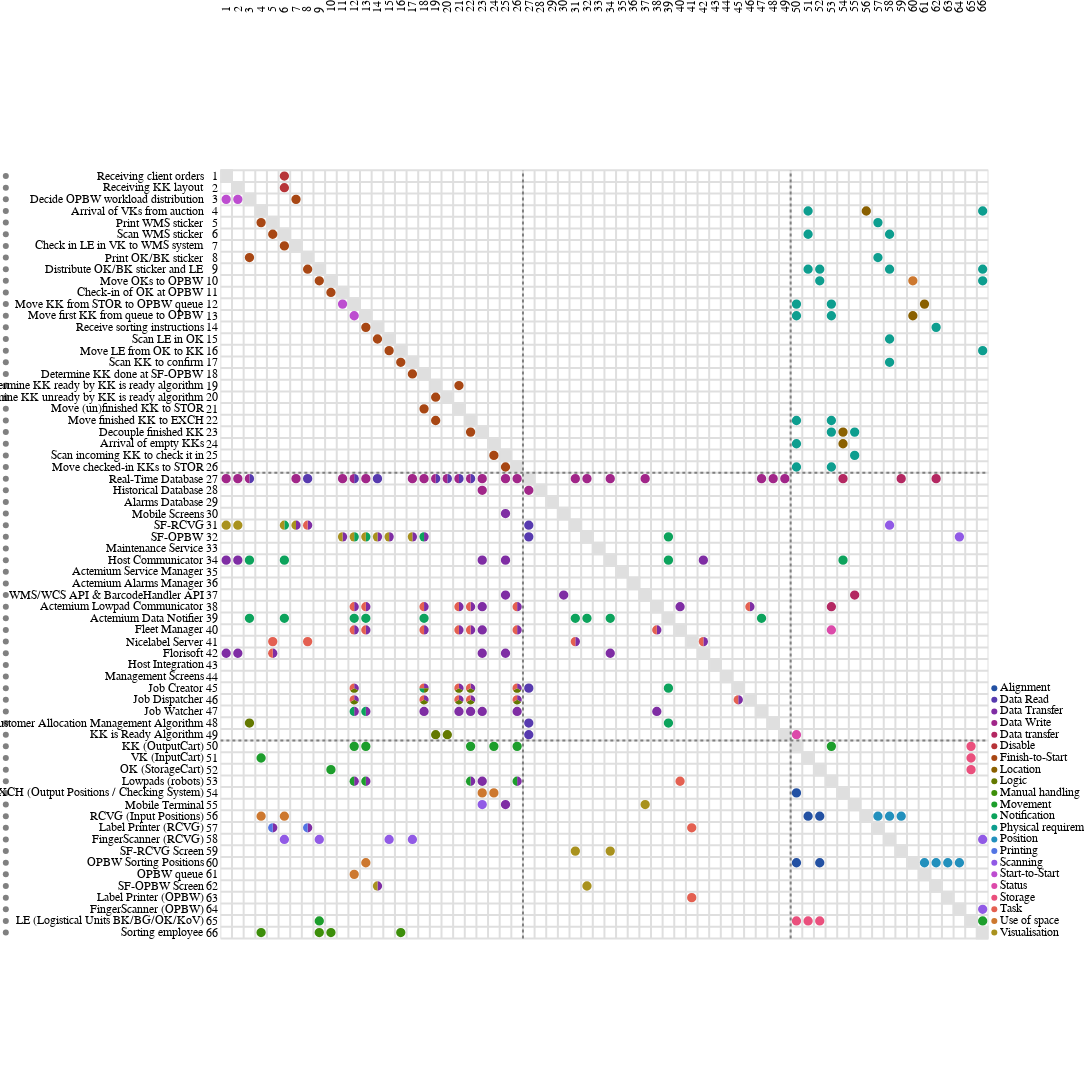

This figure's notebook cell:
### Markdown cell above
## MDM Debug

### Code cell
# Importing the required method.
from ragraph.io.csv import from_csv

# Converting csv files into a graph object.
g = from_csv(
    nodes_path="nodes copy.csv",
    edges_path="edges copy.csv",
    csv_delimiter=";",
    iter_delimiter=","  # Separates list elements within a cell.
)

import ragraph.plot

hardware = [n for n in g.get_nodes_by_kind("hardware")]
software = [n for n in g.get_nodes_by_kind("software")]
process = [n for n in g.get_nodes_by_kind("process")]


dsm = ragraph.plot.mdm(
    leafs = process + software + hardware,
    edges = g.edges,
    style= ragraph.plot.Style(
        piemap=dict(
            display="labels",
            mode="relative",
            fields=g.edge_labels
        ),
)
)



dsm
